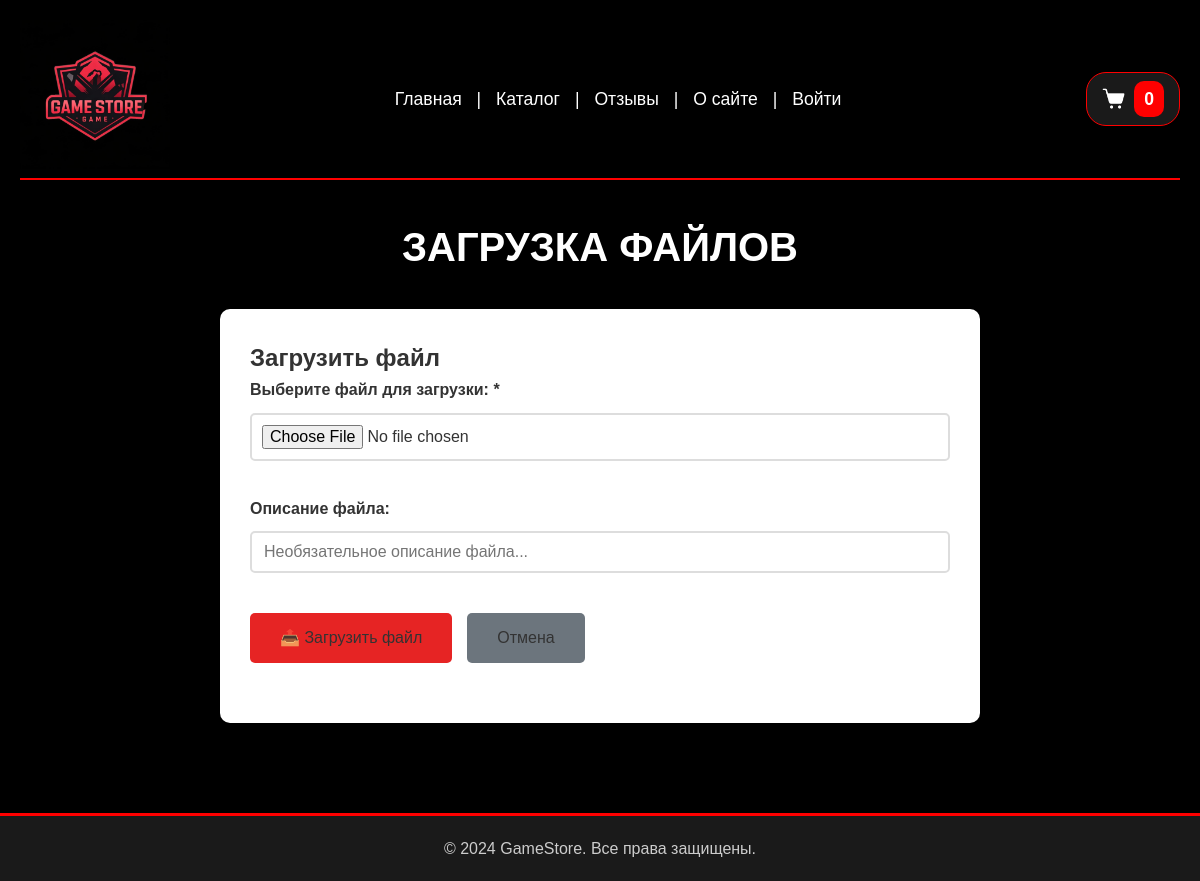
Page /upload-file/ on the earlier database version.
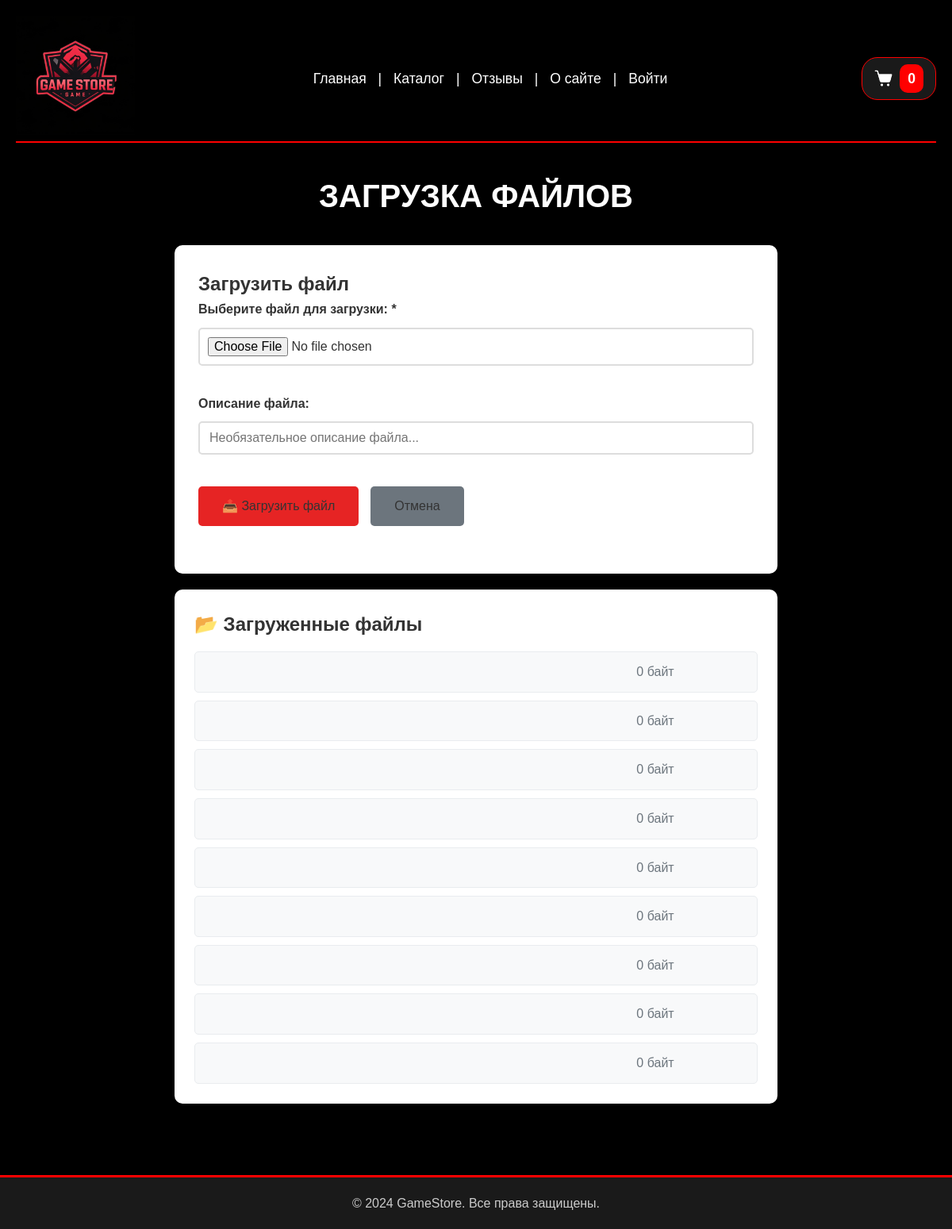
Same page on the later database version.
### games/models.py (models this page shows, shortened)
class UploadFiles(models.Model):
    file = models.FileField(
        upload_to=upload_files_unique_name,
        verbose_name="Файл",
        validators=[
            FileExtensionValidator(allowed_extensions=['jpg', 'jpeg', 'png', 'pdf', 'txt', 'zip', 'rar'])
        ]
    )
    description = models.CharField(
        max_length=200,
        blank=True,
        verbose_name="Описание файла"
    )
    uploaded_at = models.DateTimeField(
        auto_now_add=True,
        verbose_name="Время загрузки"
    )
    file_size = models.IntegerField(
        verbose_name="Размер файла (байт)",
        default=0
    )
    original_filename = models.CharField(
        max_length=255,
        blank=True,
        verbose_name="Оригинальное имя файла"
    )
    class Meta:
        verbose_name = 'Загруженный файл'
        verbose_name_plural = 'Загруженные файлы'
        ordering = ['-uploaded_at']

### games/views.py (the view)
# urls.py: path('upload-file/', views.upload_file, name='upload_file'),
def upload_file(request):
    upload_result = None
    error_message = None
    if request.method == 'POST':
        form = UploadFileForm(request.POST, request.FILES)
        if form.is_valid():
            try:
                uploaded_file = request.FILES['file']
                if uploaded_file.size > 10 * 1024 * 1024:
                    form.add_error('file', 'Файл слишком большой (максимум 10MB)')
                else:
                    uploaded_file_obj = form.save()
                    upload_result = {
                        'original_name': uploaded_file_obj.file.name,
                        'saved_name': uploaded_file_obj.file.name,
                        'file_url': uploaded_file_obj.file.url,
                        'file_size': uploaded_file_obj.file_size,
                        'description': uploaded_file_obj.description,
                        'db_id': uploaded_file_obj.id
                    }
            except Exception as e:
                error_message = f'Ошибка при загрузке файла: {str(e)}'
                print(f"Ошибка загрузки файла: {str(e)}")
        else:
            print("Форма загрузки файла содержит ошибки:")
            for field, errors in form.errors.items():
                print(f"   {field}: {', '.join(errors)}")
    else:
        form = UploadFileForm()
    uploaded_files = UploadFiles.objects.all().order_by('-uploaded_at')
    data = {
        'title': 'Загрузка файлов',
        'form': form,
        'menu': menu,
        'upload_result': upload_result,
        'error_message': error_message,
        'uploaded_files': uploaded_files,
    }
    return render(request, 'games/upload_file.html', context=data)

### games/forms.py
class UploadFileForm(forms.ModelForm):
    class Meta:
        model = UploadFiles
        fields = ['file', 'description']
        widgets = {
            'file': forms.FileInput(attrs={
                'class': 'form-file',
                'accept': '.jpg,.jpeg,.png,.pdf,.txt,.zip,.rar'
            }),
            'description': forms.TextInput(attrs={
                'class': 'form-input',
                'placeholder': 'Необязательное описание файла...'
            }),
        }
        labels = {
            'file': 'Выберите файл для загрузки',
            'description': 'Описание файла',
        }

### games/templates/games/upload_file.html (shortened to what this page needs)
{% extends 'base.html' %}
{% block content %}
<div class="form-page">
    <h1 class="page-title">{{title|upper}}</h1>
    <div class="form-container">
        <div class="upload-section">
            <h2> Загрузить файл</h2>
            <form method="post" enctype="multipart/form-data" class="upload-form">
                <div class="form-fields">
                    {% for field in form %}
                    <div class="form-group {% if field.errors %}has-error{% endif %}">
                        <label class="form-label" for="{{ field.id_for_label }}">
                            {{ field.label }}:
                            {% if field.field.required %}<span class="required">*</span>{% endif %}
                        </label>
                        {{ field }}
                    </div>
                    {% endfor %}
                </div>
                <div class="form-actions">
                    <button type="submit" class="submit-btn">📤 Загрузить файл</button>
                    <a href="{% url 'catalog' %}" class="cancel-btn">Отмена</a>
                </div>
            </form>
        </div>
    </div>
    {% if uploaded_files %}
    <div class="uploaded-files-section">
        <h2>📂 Загруженные файлы</h2>
        <div class="files-list">
            {% for file in uploaded_files %}
            <div class="file-item">
                <div class="file-size">{{ file.size|filesizeformat }}</div>
            </div>
            {% endfor %}
        </div>
    </div>
    {% endif %}
</div>
{% endblock %}

Differences in the rows shown:
added UploadFiles: size|filesizeformat "0 байт"
added UploadFiles: size|filesizeformat "0 байт"
added UploadFiles: size|filesizeformat "0 байт"
added UploadFiles: size|filesizeformat "0 байт"
added UploadFiles: size|filesizeformat "0 байт"
added UploadFiles: size|filesizeformat "0 байт"
added UploadFiles: size|filesizeformat "0 байт"
added UploadFiles: size|filesizeformat "0 байт"
added UploadFiles: size|filesizeformat "0 байт"
Other differences:
text now shown: "📂 Загруженные файлы"
